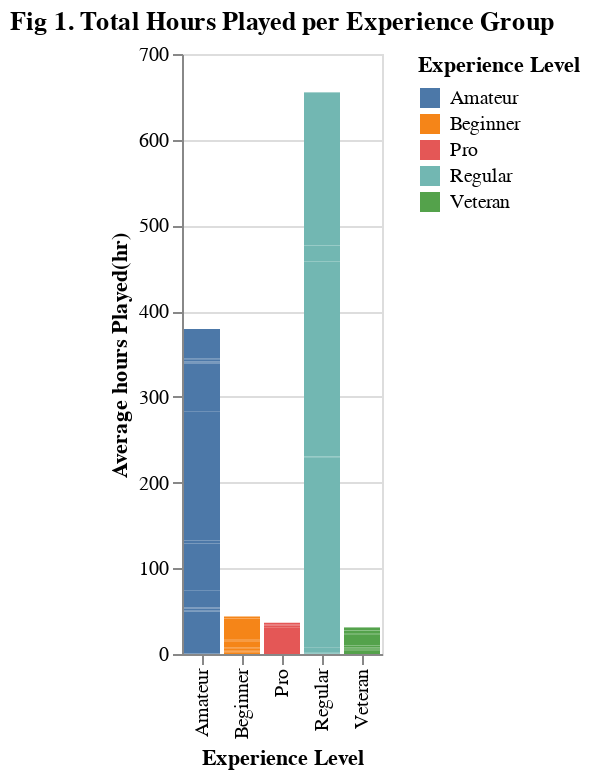

Notebook source saved alongside this figure:
### Code cell
# Experience comapred with total played hours played
plot1= alt.Chart(players, title="Fig 1. Total Hours Played per Experience Group").mark_bar().encode(
    x=alt.X("experience:N").title("Experience Level"),
    y=alt.Y("played_hours:Q").title("Average hours Played(hr)"),
    color = alt.Color("experience:N").title("Experience Level")
)
plot1

### Figure 1 — Vega-Lite specification as saved in the notebook (floating-point values rounded to 4 significant figures; data arrays with more than 128 entries replaced by an {"elided": "..."} marker saying what was removed)
{"config": {"view": {"continuousWidth": 300, "continuousHeight": 300}}, "data": {"name": "data-ce4363b1cc149d2771de4f7f6f9a7330"}, "mark": {"type": "bar"}, "encoding": {"color": {"field": "experience", "title": "Experience Level", "type": "nominal"}, "x": {"field": "experience", "title": "Experience Level", "type": "nominal"}, "y": {"field": "played_hours", "title": "Average hours Played(hr)", "type": "quantitative"}}, "title": "Fig 1. Total Hours Played per Experience Group", "$schema": "https://vega.github.io/schema/vega-lite/v5.20.1.json", "datasets": {"data-ce4363b1cc149d2771de4f7f6f9a7330": {"elided": "196 records"}}}
